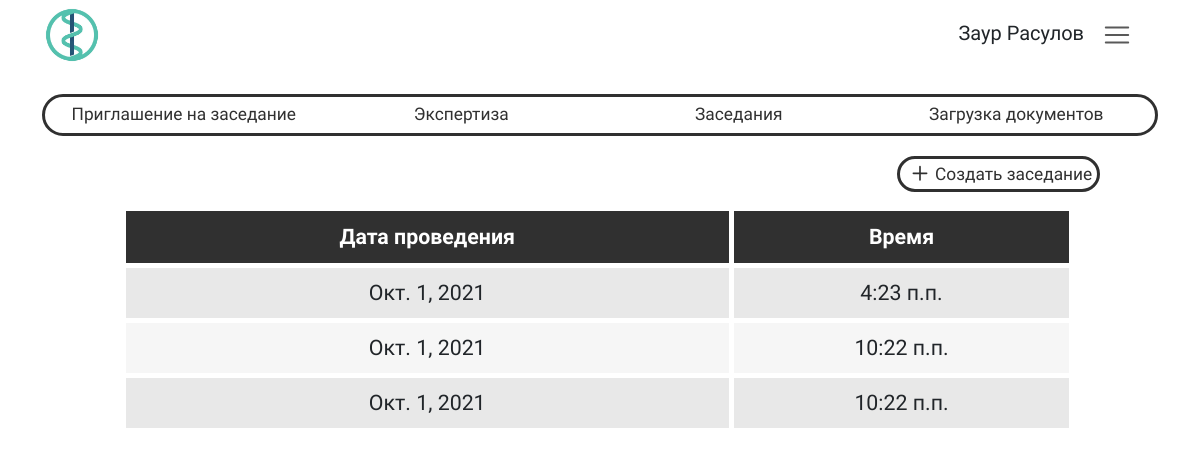
/meeting/meetingList (signed in), run on an earlier commit of the app's database.
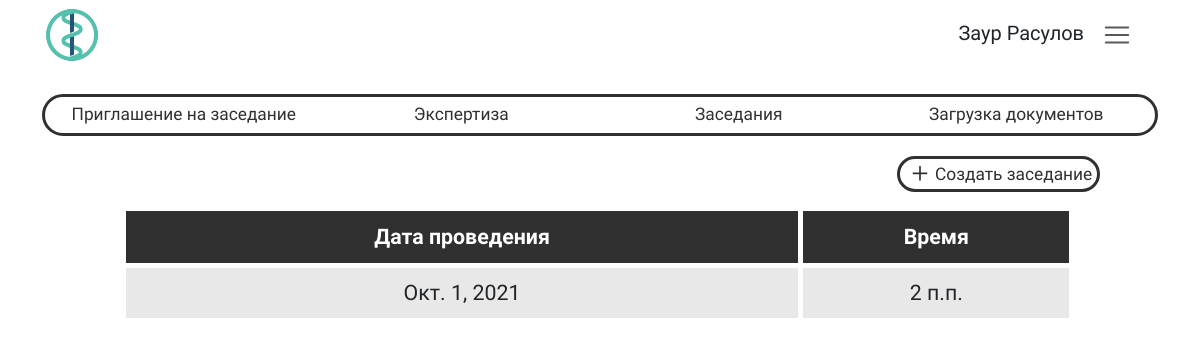
And on a later commit of the database.
### userControl/models.py (models this page shows, shortened)
class User(AbstractUser):
    username = models.EmailField(
        _('username'),
        max_length=150,
        unique=True,
        help_text=_(''),
        error_messages={
            'unique': _("Пользователь с таким Email уже существует."),
        },
    )
    first_name = models.CharField('Имя', max_length=30)
    last_name = models.CharField('Фамилия', max_length=150)
    middle_name = models.CharField('Отчество', max_length=30)
    role = models.ForeignKey(Role, on_delete=models.CASCADE, related_name='role', null=True, blank=True, default=7)
    password = models.CharField('Пароль', max_length=150)
    registration_accepted = models.CharField('Подтвердить регистрацию',max_length=10)
    class Meta(object):
        unique_together = ('username',)

### meetingManager/models.py (models this page shows)
class Meeting(models.Model):
	date = models.DateField("Дата заседания", auto_now_add=True, null=True, blank=True)
	time = models.TimeField("Время заседания")
	subpoena = models.CharField("Повестка", max_length=1000)

### meetingManager/views.py (the view)
# urls.py: path("meetingList", login_required(views.MeetingList.as_view()), name="meetingList"),
class MeetingList(View):
	def get(self, request):
		meetingList = MeetingModel.objects.all()
		return render(request, "meetingList.html", {
			"meetingList": meetingList,
		})

### meetingManager/templates/meetingList.html (shortened to what this page needs)
{% extends "base.html" %}
{% load static %}
{% block content %}
<div class="container">
  <div class="row">
    <div class="col-4"></div>
    <div class="col-5"></div>
    <div class="col"><a class="custom_button" href="{% url 'createMeeting' %}">
        Создать заседание</a></div>
    <div class="col-1"></div>
  </div>
  <table class="custom_table table-hover">
    <thead>
      <tr>
        <th>Дата проведения</th>
        <th>Время</th>
      </tr>
    </thead>
    <tbody>
      {% for meeting in meetingList %}
      <tr style="cursor: pointer" onclick="window.location.href='../media/{{ meeting.subpoena }}'; return false"
        target="_blank">
        <td>{{ meeting.date }}</th>
        <td>{{ meeting.time }}</td>
      </tr>
      {% endfor %}
    </tbody>
  </table>
</div>
{% endblock %}

### templates/base.html (shortened to what this page needs)
{% load static %}
<!DOCTYPE html>
<html lang="ru">
<head>
    <link rel="stylesheet" href="https://stackpath.bootstrapcdn.com/bootstrap/4.1.3/css/bootstrap.min.css">
    <link rel="stylesheet" href="https://cdn.jsdelivr.net/npm/bootstrap@5.0.1/dist/css/bootstrap.min.css">
    <link rel="stylesheet" href="https://cdn.jsdelivr.net/npm/bootstrap-icons@1.5.0/font/bootstrap-icons.min.css">
    <link rel="stylesheet" href="https://cdnjs.cloudflare.com/ajax/libs/font-awesome/5.13.0/css/all.min.css" />
    <link href="https://cdn.jsdelivr.net/gh/kartik-v/bootstrap-fileinput@5.2.3/css/fileinput.min.css" media="all" rel="stylesheet" type="text/css" />
    <link rel="stylesheet" href="https://code.jquery.com/ui/1.12.1/themes/base/jquery-ui.css" />
    <link rel="stylesheet" type="text/css" href="{% static 'css/style.css' %}">
    <link rel="stylesheet" href="//code.jquery.com/ui/1.12.1/themes/base/jquery-ui.css">
</head>
<body>
    {% block nav %}
        {% include 'inc/_nav.html' %}
    {% endblock %}
    {% block menu %}
        {% include 'inc/_menu.html' %}
    {% endblock menu %}
<div class="container">
    <div class="row ">
        {% block content %}
        {% endblock %}
    </div>
</div>
</body>
</html>

### templates/inc/_nav.html (shortened to what this page needs)
{% load static %}
<div class="container">
  <div class='form-inline'>
    <a class="navbar-brand "  href="{% url 'index' %}"><img class="logo" id="logo" src="{% static 'img/logo.png' %}" ></a>
    <div class="navbar-toggler ml-auto">
      {% if request.user.get_full_name %}
        {{ request.user.get_full_name }}
      {% endif %}
        <button class="navbar-toggler ml-auto custom-toggler" id="dropdownmenu" type="button" data-toggle="dropdown"  >
          <span class="navbar-toggler-icon "></span>
        </button>
    </div>
  </div>
</div><br>

### templates/inc/_menu.html
{% load static %}
<div class="container">
    <div class="menu">
        <ul>
            <li><a href="#">Приглашение на заседание</a></li>
            <li><a href="#">Экспертиза</a> </li>
            <li onclick="location.href='{% url 'meetingList' %}'"><a href="{% url 'meetingList' %}">Заседания</a></li>
            <li onclick="location.href='{% url 'researchTypeList' %}'"><a href="{% url 'researchTypeList' %}">Загрузка документов</a></li>
        </ul>
    </div></br>
</div>

### static/css/style.css (style rules this page uses)
body { font-family: 'Ruda', sans-serif; }
.custom-toggler.navbar-toggler { border-color: none; }
.menu { width: 100%; display: table; border: solid; border-color: #303030; border-radius: 25px; padding: 0; font-size: 13pt; }
.menu ul { display: table-row; }
.menu li { display: table-cell; width: 25%; cursor: pointer; }
.menu li a { display: block; color: #303030; text-align: center; margin: 5px; text-decoration: none; }
#logo { height: 60px; }
.custom_table { font-size: 16pt; border-collapse: collapse; text-align: center; margin: auto; width: 85%; margin-top: 20px; }
.custom_table th { background-color: #303030; color: white; }
.custom_table th, .custom_table td { border-style: solid; border-width: 0 5px 5px 0; border-color: white; height: 55px; }
.custom_table tr:nth-child(odd) { background: #E8E8E8; }
.custom_button { border: solid; border-color: #303030; border-radius: 25px; padding: 5px; font-size: 13pt; text-decoration: none; color: #303030; text-align: center; width: auto; min-width: 150px; background-color: white; white-space: nowrap; }

What changed in the data, as far as the page shows it:
removed Meeting: date "Окт. 1, 2021", time "4:23 п.п."
removed Meeting: date "Окт. 1, 2021", time "10:22 п.п."
removed Meeting: date "Окт. 1, 2021", time "10:22 п.п."
added Meeting: date "Окт. 1, 2021", time "2 п.п."
